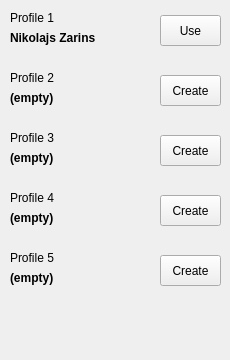
<?xml version="1.0" encoding="UTF-8"?>
<ui version="4.0">
 <class>PageProfileSelect</class>
 <widget class="QWidget" name="PageProfileSelect">
  <property name="geometry">
   <rect>
    <x>0</x>
    <y>0</y>
    <width>230</width>
    <height>360</height>
   </rect>
  </property>
  <property name="windowTitle">
   <string>Form</string>
  </property>
  <widget class="QWidget" name="verticalLayoutWidget">
   <property name="geometry">
    <rect>
     <x>0</x>
     <y>0</y>
     <width>231</width>
     <height>401</height>
    </rect>
   </property>
   <layout class="QVBoxLayout" name="verticalLayout">
    <property name="spacing">
     <number>0</number>
    </property>
    <item>
     <widget class="QFrame" name="frame">
      <property name="minimumSize">
       <size>
        <width>0</width>
        <height>60</height>
       </size>
      </property>
      <property name="frameShape">
       <enum>QFrame::NoFrame</enum>
      </property>
      <property name="frameShadow">
       <enum>QFrame::Sunken</enum>
      </property>
      <widget class="QLabel" name="label">
       <property name="geometry">
        <rect>
         <x>10</x>
         <y>10</y>
         <width>58</width>
         <height>16</height>
        </rect>
       </property>
       <property name="text">
        <string>Profile 1</string>
       </property>
      </widget>
      <widget class="QLabel" name="nameProfile0">
       <property name="geometry">
        <rect>
         <x>10</x>
         <y>30</y>
         <width>161</width>
         <height>16</height>
        </rect>
       </property>
       <property name="font">
        <font>
         <bold>true</bold>
        </font>
       </property>
       <property name="text">
        <string>Nikolajs Zarins</string>
       </property>
      </widget>
      <widget class="QPushButton" name="buttonProfile0">
       <property name="geometry">
        <rect>
         <x>160</x>
         <y>15</y>
         <width>61</width>
         <height>31</height>
        </rect>
       </property>
       <property name="text">
        <string>Use</string>
       </property>
      </widget>
     </widget>
    </item>
    <item>
     <widget class="QFrame" name="frame_2">
      <property name="minimumSize">
       <size>
        <width>0</width>
        <height>60</height>
       </size>
      </property>
      <property name="frameShape">
       <enum>QFrame::NoFrame</enum>
      </property>
      <property name="frameShadow">
       <enum>QFrame::Sunken</enum>
      </property>
      <widget class="QLabel" name="label_3">
       <property name="geometry">
        <rect>
         <x>10</x>
         <y>10</y>
         <width>58</width>
         <height>16</height>
        </rect>
       </property>
       <property name="text">
        <string>Profile 2</string>
       </property>
      </widget>
      <widget class="QLabel" name="nameProfile1">
       <property name="geometry">
        <rect>
         <x>10</x>
         <y>30</y>
         <width>161</width>
         <height>16</height>
        </rect>
       </property>
       <property name="font">
        <font>
         <bold>true</bold>
        </font>
       </property>
       <property name="text">
        <string>(empty)</string>
       </property>
      </widget>
      <widget class="QPushButton" name="buttonProfile1">
       <property name="geometry">
        <rect>
         <x>160</x>
         <y>15</y>
         <width>61</width>
         <height>31</height>
        </rect>
       </property>
       <property name="text">
        <string>Create</string>
       </property>
      </widget>
     </widget>
    </item>
    <item>
     <widget class="QFrame" name="frame_3">
      <property name="minimumSize">
       <size>
        <width>0</width>
        <height>60</height>
       </size>
      </property>
      <property name="frameShape">
       <enum>QFrame::NoFrame</enum>
      </property>
      <property name="frameShadow">
       <enum>QFrame::Sunken</enum>
      </property>
      <widget class="QLabel" name="label_5">
       <property name="geometry">
        <rect>
         <x>10</x>
         <y>10</y>
         <width>58</width>
         <height>16</height>
        </rect>
       </property>
       <property name="text">
        <string>Profile 3</string>
       </property>
      </widget>
      <widget class="QLabel" name="nameProfile2">
       <property name="geometry">
        <rect>
         <x>10</x>
         <y>30</y>
         <width>161</width>
         <height>16</height>
        </rect>
       </property>
       <property name="font">
        <font>
         <bold>true</bold>
        </font>
       </property>
       <property name="text">
        <string>(empty)</string>
       </property>
      </widget>
      <widget class="QPushButton" name="buttonProfile2">
       <property name="geometry">
        <rect>
         <x>160</x>
         <y>15</y>
         <width>61</width>
         <height>31</height>
        </rect>
       </property>
       <property name="text">
        <string>Create</string>
       </property>
      </widget>
     </widget>
    </item>
    <item>
     <widget class="QFrame" name="frame_4">
      <property name="minimumSize">
       <size>
        <width>0</width>
        <height>60</height>
       </size>
      </property>
      <property name="frameShape">
       <enum>QFrame::NoFrame</enum>
      </property>
      <property name="frameShadow">
       <enum>QFrame::Sunken</enum>
      </property>
      <widget class="QLabel" name="label_7">
       <property name="geometry">
        <rect>
         <x>10</x>
         <y>10</y>
         <width>58</width>
         <height>16</height>
        </rect>
       </property>
       <property name="text">
        <string>Profile 4</string>
       </property>
      </widget>
      <widget class="QLabel" name="nameProfile3">
       <property name="geometry">
        <rect>
         <x>10</x>
         <y>30</y>
         <width>161</width>
         <height>16</height>
        </rect>
       </property>
       <property name="font">
        <font>
         <bold>true</bold>
        </font>
       </property>
       <property name="text">
        <string>(empty)</string>
       </property>
      </widget>
      <widget class="QPushButton" name="buttonProfile3">
       <property name="geometry">
        <rect>
         <x>160</x>
         <y>15</y>
         <width>61</width>
         <height>31</height>
        </rect>
       </property>
       <property name="text">
        <string>Create</string>
       </property>
      </widget>
     </widget>
    </item>
    <item>
     <widget class="QFrame" name="frame_5">
      <property name="minimumSize">
       <size>
        <width>0</width>
        <height>60</height>
       </size>
      </property>
      <property name="frameShape">
       <enum>QFrame::NoFrame</enum>
      </property>
      <property name="frameShadow">
       <enum>QFrame::Sunken</enum>
      </property>
      <widget class="QLabel" name="label_9">
       <property name="geometry">
        <rect>
         <x>10</x>
         <y>10</y>
         <width>58</width>
         <height>16</height>
        </rect>
       </property>
       <property name="text">
        <string>Profile 5</string>
       </property>
      </widget>
      <widget class="QLabel" name="nameProfile4">
       <property name="geometry">
        <rect>
         <x>10</x>
         <y>30</y>
         <width>161</width>
         <height>16</height>
        </rect>
       </property>
       <property name="font">
        <font>
         <bold>true</bold>
        </font>
       </property>
       <property name="text">
        <string>(empty)</string>
       </property>
      </widget>
      <widget class="QPushButton" name="buttonProfile4">
       <property name="geometry">
        <rect>
         <x>160</x>
         <y>15</y>
         <width>61</width>
         <height>31</height>
        </rect>
       </property>
       <property name="text">
        <string>Create</string>
       </property>
      </widget>
     </widget>
    </item>
    <item>
     <spacer name="verticalSpacer">
      <property name="orientation">
       <enum>Qt::Vertical</enum>
      </property>
      <property name="sizeHint" stdset="0">
       <size>
        <width>20</width>
        <height>40</height>
       </size>
      </property>
     </spacer>
    </item>
   </layout>
  </widget>
 </widget>
 <resources/>
 <connections/>
</ui>
